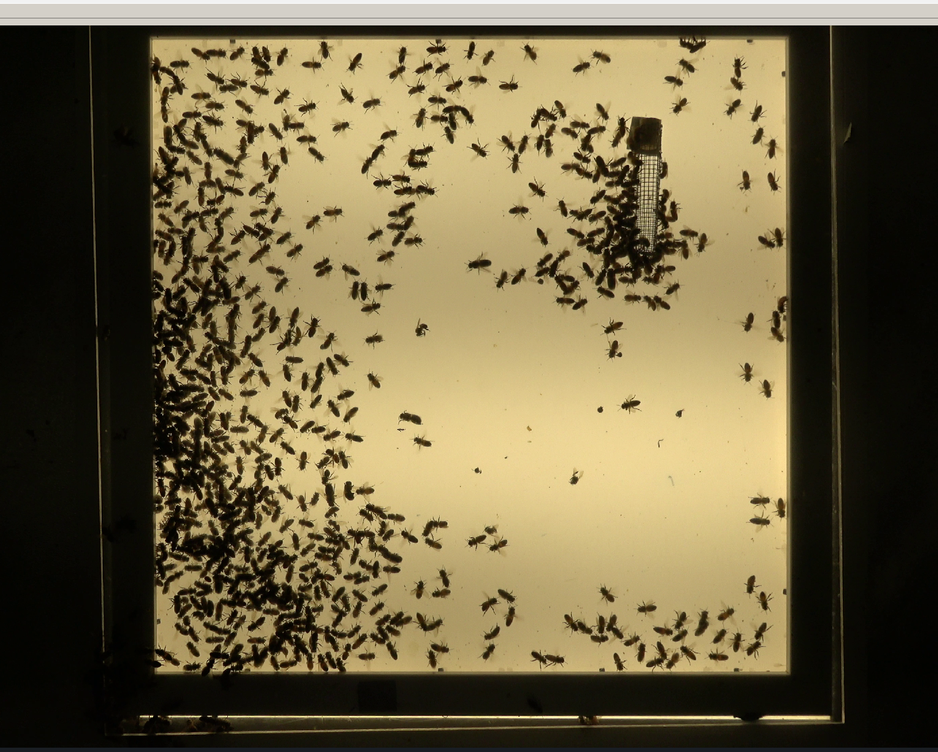
#> input picture img/demo_frame.png, 938 x 752 px, shrunk from 1734 x 1390 before the run, found by its file name
$ jupyter execute --allow-errors erosion.ipynb
#> lines starting #> are read from the running program, lines starting #| are printed output that depends on the picture; after the words box and inside, x2 and y2 are one past the last pixel; in counts of white or black regions, pixels touching at a corner belong together
[cell 1]
import cv2
import os
import numpy as np
import numpy.ma as ma
from scipy import ndimage as ndi
import scipy as sp
import matplotlib.pyplot as plt
import matplotlib.patches as mpatches
import skimage.morphology as skmorph
import skimage.segmentation as skseg
import skimage.measure as skmeas
import skimage.filters as skfilt
import skimage.color as skcolor
import skimage.feature as skfeat

[cell 2]
data_path = '/home/michaelneuder/github/bee_tracker/data/'
img_name = 'demo_frame.png'
img = cv2.imread(os.path.join(data_path, img_name))
#> img is the input picture: shape (752, 938, 3); mean B, G, R 67.6, 98.9, 110.6
img = np.asarray(img, dtype=float)[:,:,0]*(1/255)
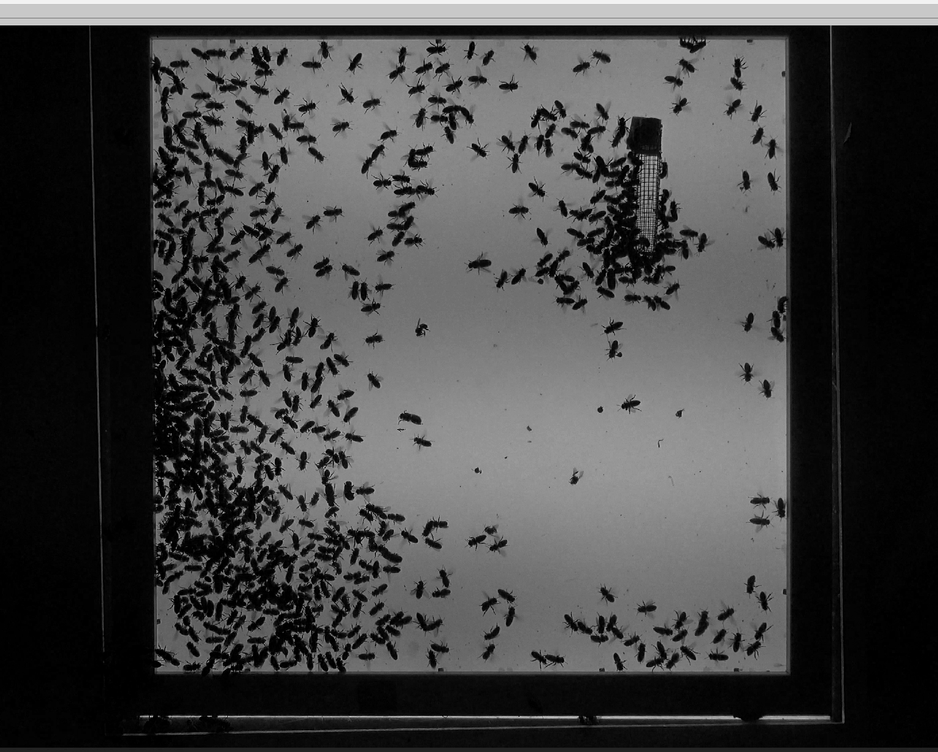
#> img: shape (752, 938) float64; min 0, max 0.957, mean 0.265
img = abs(1-img)
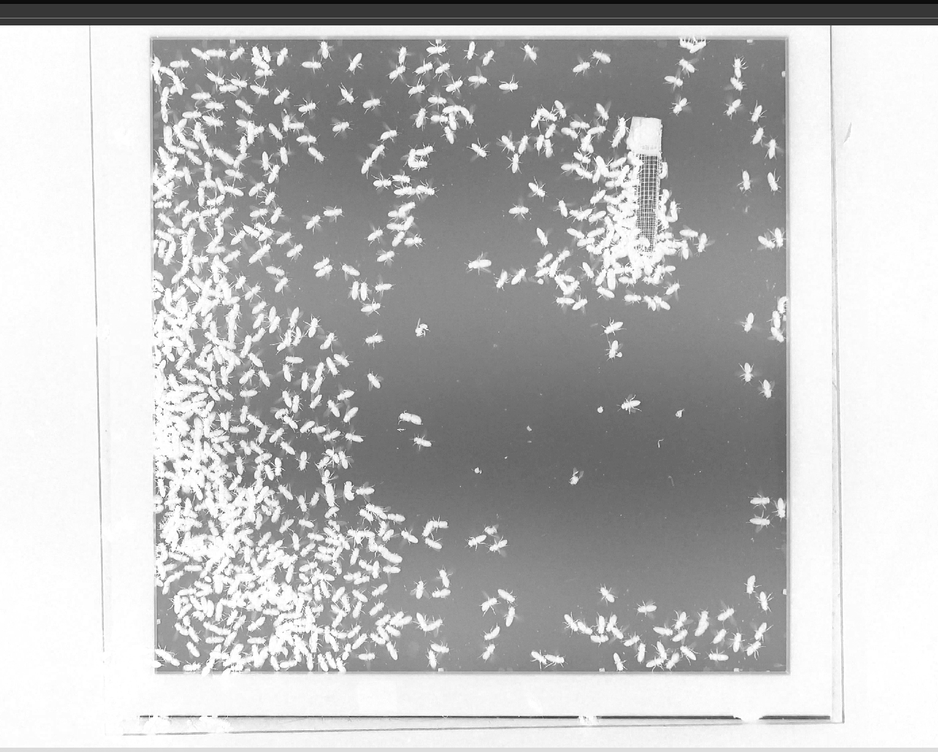
#> img: shape (752, 938) float64; min 0.0431, max 1, mean 0.735
img = img > skfilt.threshold_otsu(img)
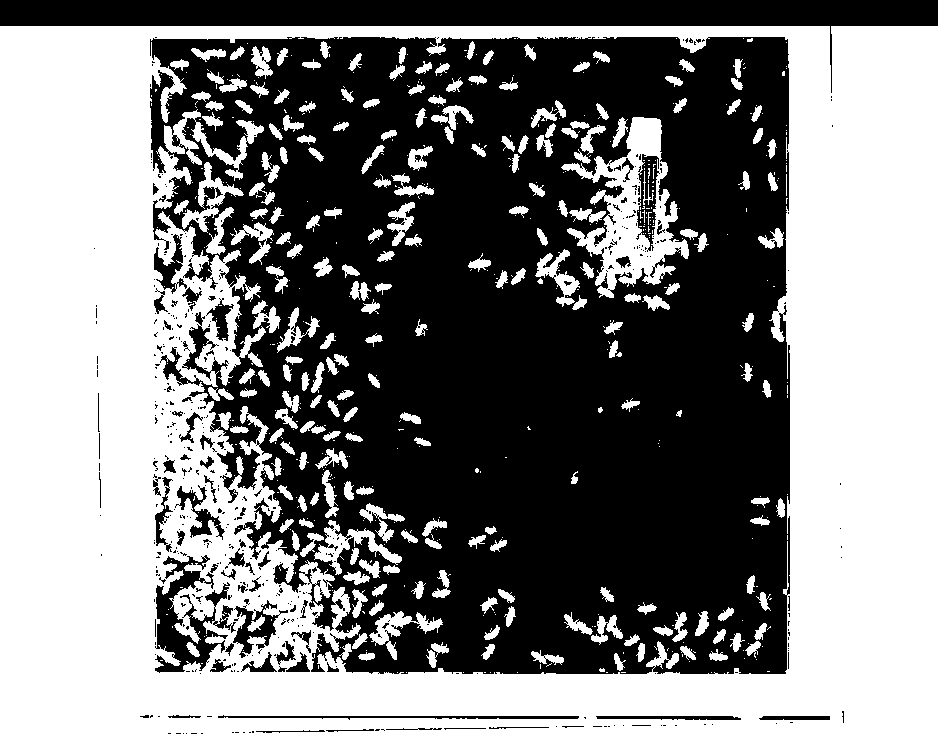
#> img: shape (752, 938) bool; 50.9% white; 448 black regions (378 under 20 px), largest, box (x1, y1, x2, y2) and area: (150, 37, 790, 674) 306493, (0, 0, 938, 93) 24486, (155, 555, 236, 673) 3897
img = skmorph.opening(img, skmorph.square(8))
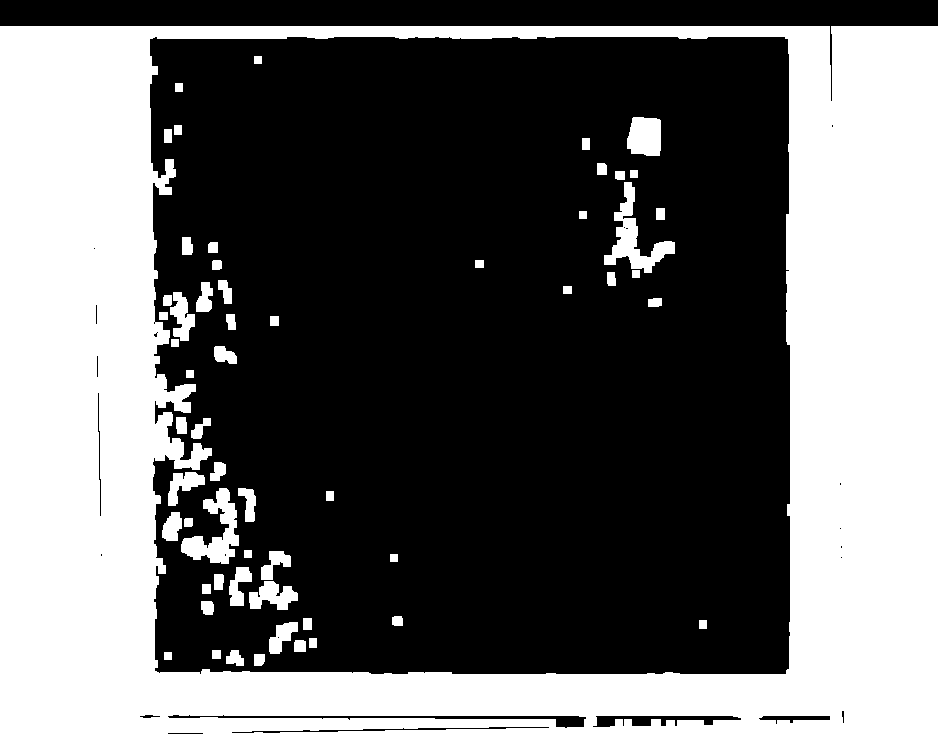
#> img: shape (752, 938) bool; 41.6% white; 58 white regions, largest, box (x1, y1, x2, y2) and area: (0, 26, 938, 752) 278175, (604, 182, 675, 273) 2010, (181, 488, 239, 564) 1951
img = skseg.clear_border(skmorph.remove_small_objects(img))
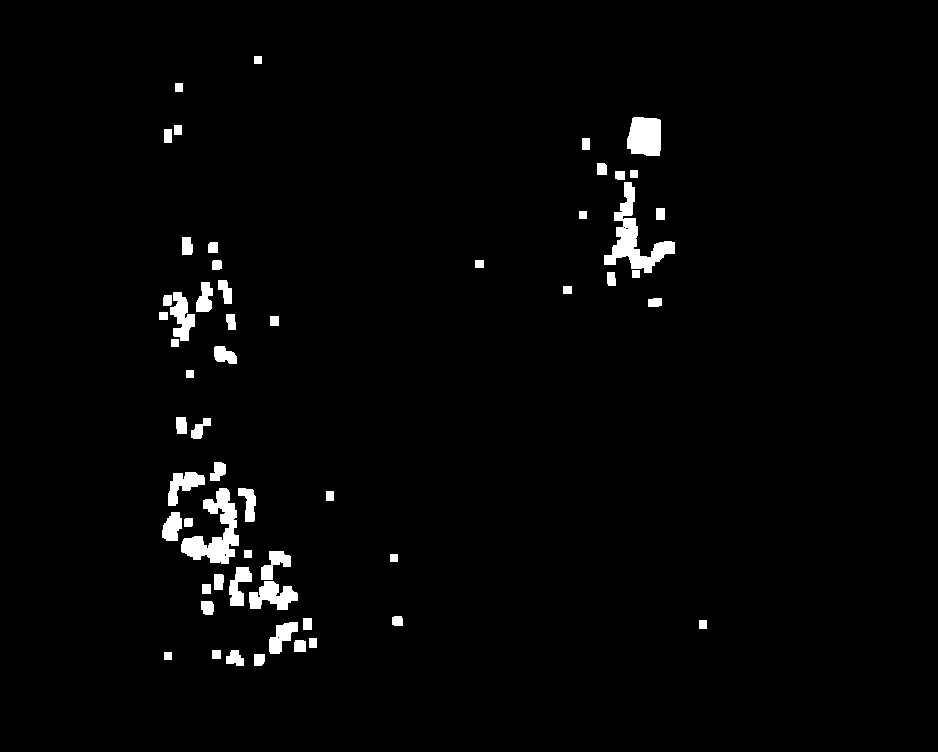
#> img: shape (752, 938) bool; 2.1% white; 57 white regions
img = skmeas.label(img)
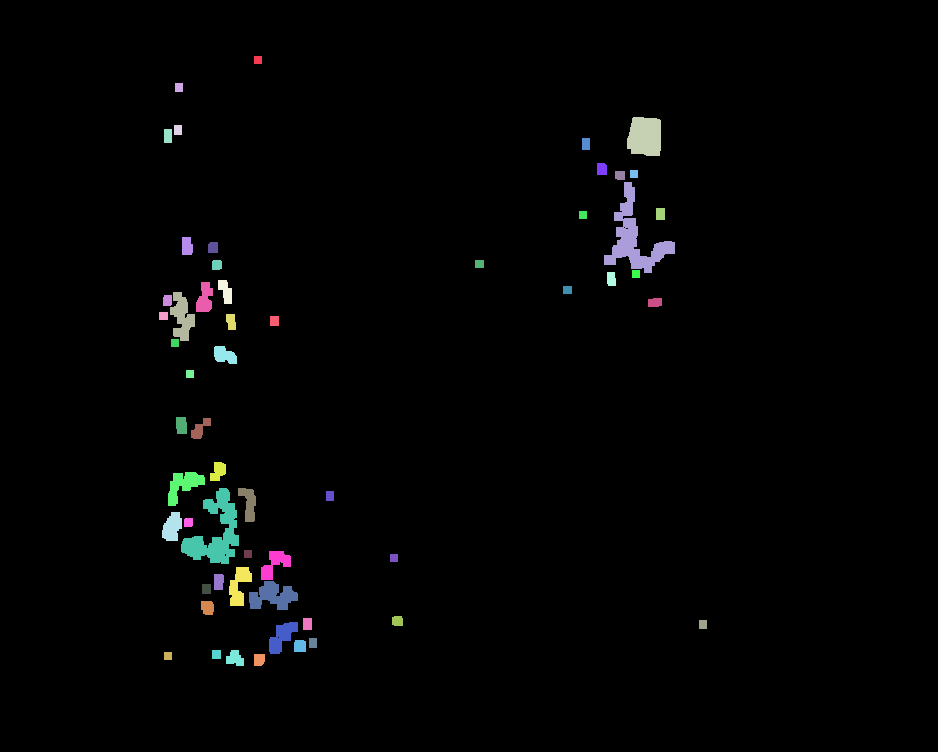
#> img: shape (752, 938) int32; 58 distinct labels, from 0 to 57; one colour per label, 0 black
plt.imshow(img)

[cell 3]
regions_ = skmeas.regionprops(img, cache=False)
#> regions_ = 57 regions; largest, box (x1, y1, x2, y2) and area: (604, 182, 675, 273) 2010, (181, 488, 239, 564) 1951, (627, 117, 661, 156) 1171, (249, 581, 298, 610) 872, (170, 292, 195, 341) 708
regions_.sort(key= lambda x : x.area)

[cell 4]
plt.imshow(regions_[-3].image)
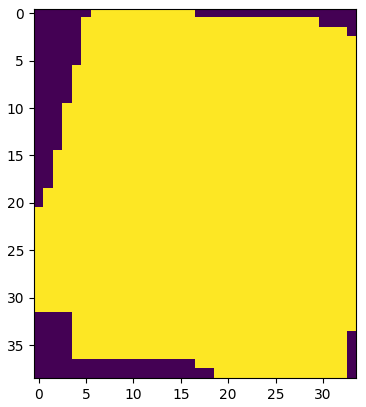
#> figure drawn by matplotlib, 1 panel

[cell 5]
regions_[-3].area / 1000
#> Out = 1.17

[cell 6]
def erode_n_clusters(clusters):
    eroded_clusters = []
    for cluster in clusters:
        number_bees = round(cluster.area/1000)
        image = cluster.image.astype(float)
        cluster_bbox = cluster.bbox
        cont = True
        count = 0
        while cont:
            boundary, dims = findBoundary(image)
            boundary_map = createBoundaryMap(boundary, dims).astype('float')
            image -= boundary_map
            labeled_image = skmeas.label(image)
            if max(labeled_image.flatten()) != 1:
                region_props = skmeas.regionprops(labeled_image)
                region_props.sort(key= lambda x : x.area)
                # all but smallest
                for region in region_props[:-1]:
                    eroded_clusters.append((region, cluster_bbox))
                    image[region.bbox[0]:region.bbox[2], region.bbox[1]:region.bbox[3]] = np.zeros((region.bbox[2]-region.bbox[0], region.bbox[3]-region.bbox[1]))
                    count += 1
                    if count == number_bees-1:
                        cont = False
                        eroded_clusters.append((region_props[-1], cluster_bbox))
                        break
    return eroded_clusters

#> (a cell that did not finish here is left out)

#> (a cell that did not finish here is left out)

[cell 9]
plt.imshow(regions_[-3].image)

[cell 10]
img = regions_[-3].image.astype('float')
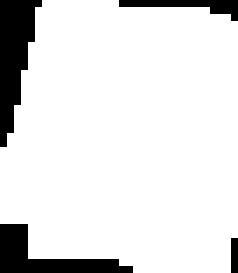
#> img: shape (39, 34) float64 (shown 7 times larger); values 0 (black) and 1 (white), 88.3% white; 4 black regions (1 under 20 px), largest, box (x1, y1, x2, y2) and area: (0, 0, 6, 21) 72, (0, 32, 19, 39) 56, (17, 0, 34, 3) 22
#> (the rest of this cell did not finish here and is left out)
